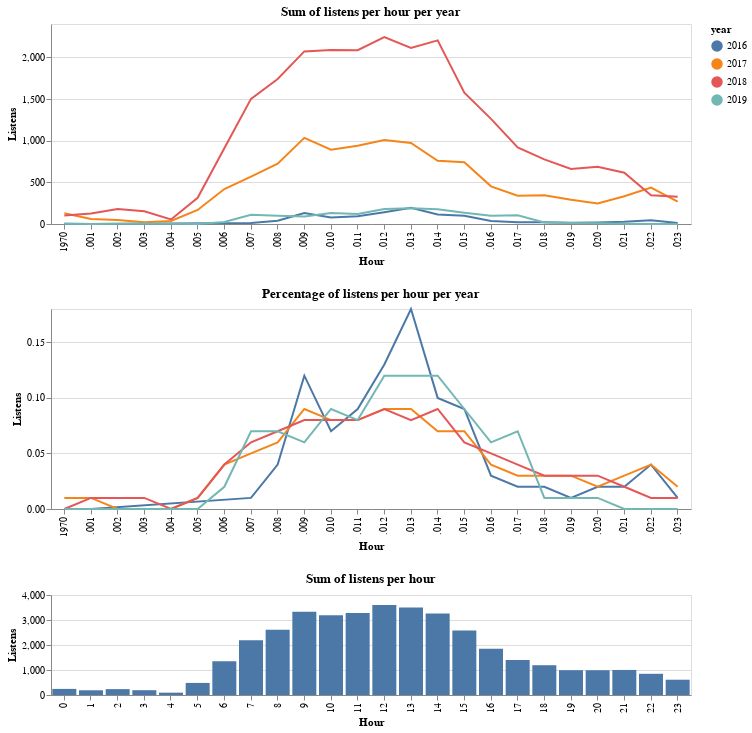

Source (notebook cell):
### Markdown cell above
# Daily behaviour 🕺
Well, I'm already learning a lot about Altair, cause creating this plot in its current form easily took three hours. Altair does not like it when you aggregate a value in several places. _But_ the result is also quite a nice visual. I plotted the daily distribution per hours per year. Now, the value is the sum of the whole year, so it's no wonder that the differences are really similar to what we say in the yearly distribution. More interesting would be the percentage per hour per year, which would tell me something about my listening behaviour throughout the years. 

_The yearly visuals only show 2016 till 2019, because the others years don't have enough data._

### Code cell
#| echo: false
# Create sum per hour per year
selection_sum = df.groupby(['year', 'hour']).size().reset_index().rename(columns={0: 'count'})

# Create percentage per hour per year
selection_perc = selection_sum.copy()
yearly_counts = df.ts.dt.to_period('Y').value_counts()
for year in yearly_counts.index:
    selection_perc.loc[selection_perc.year == year.year, 'count'] = selection_perc.loc[selection_perc.year == year.year, 'count'] / yearly_counts[str(year.year)]
selection_perc = selection_perc.round(2)

# Plot the total listens per hour
total = alt.Chart(selection_sum).mark_bar().encode(
    alt.X('hour:O', title='Hour'),
    alt.Y('sum(count):Q', title='Listens'),
).properties(
    title='Sum of listens per hour',
    width=MAXWIDTH,
    height=100
)


label = alt.selection_single(
    encodings=['x'], # limit selection to x-axis value
    on='mouseover',  # select on mouseover events
    nearest=True,    # select data point nearest the cursor
    empty='none'     # empty selection includes no data points
)

monthly = alt.Chart().mark_line().encode(
    alt.X('hour:T', title='Hour'),
    alt.Y('count:Q', title='Listens'),
    color='year:N',
).transform_filter(alt.FieldOneOfPredicate(field='year', oneOf=[2016, 2017, 2018, 2019]))

# Plot sum per hour per year
sum_per_hour_per_year = alt.layer(
    monthly.properties(
        title='Sum of listens per hour per year'
    ), # base line chart
    
#     add a rule mark to serve as a guide line
    alt.Chart().mark_rule(color='#aaa').encode(
#         alt.X('hour'),
        x='hour:O'
    ).transform_filter(label),
    
    # add circle marks for selected time points, hide unselected points
    monthly.mark_circle().encode(
        opacity=alt.condition(label, alt.value(1), alt.value(0))
    ).add_selection(label),
    
#     # add white stroked text to provide a legible background for labels
    monthly.mark_text(align='left', dx=5, dy=-5, stroke='white', strokeWidth=2).encode(
        text='sum(count):Q'
    ).transform_filter(label),
    
    # add text labels for stock prices
    monthly.mark_text(align='left', dx=5, dy=-5).encode(
        alt.Text('sum(count):Q'),
#         text='sum(listens):Q'
    ).transform_filter(label),
    
    data = selection_sum
).properties(
    width=MAXWIDTH,
    height=200,
)

# Plot percentage per hour per year
perc_per_hour_per_year = alt.layer(
    monthly.properties(
        title='Percentage of listens per hour per year'
    ),     
    alt.Chart().mark_rule(color='#aaa').encode(
        x='hour:O'
    ).transform_filter(label),
    
    monthly.mark_circle().encode(
        opacity=alt.condition(label, alt.value(1), alt.value(0))
    ).add_selection(label),
    
    monthly.mark_text(align='left', dx=5, dy=-5, stroke='white', strokeWidth=2).encode(
        text='sum(count):Q'
    ).transform_filter(label),
    
    monthly.mark_text(align='left', dx=5, dy=-5).encode(
        alt.Text('sum(count):Q'),
    ).transform_filter(label),
    
    data = selection_perc
).properties(
    width=MAXWIDTH,
    height=200,
)

sum_per_hour_per_year & perc_per_hour_per_year & total

### Figure 1 — Vega-Lite specification as saved in the notebook (floating-point values rounded to 4 significant figures)
{"usermeta": {"embedOptions": {"theme": "latimes"}}, "config": {"view": {"continuousWidth": 400, "continuousHeight": 300}}, "vconcat": [{"layer": [{"mark": "line", "encoding": {"color": {"type": "nominal", "field": "year"}, "x": {"type": "temporal", "field": "hour", "title": "Hour"}, "y": {"type": "quantitative", "field": "count", "title": "Listens"}}, "title": "Sum of listens per hour per year", "transform": [{"filter": {"field": "year", "oneOf": [2016, 2017, 2018, 2019]}}]}, {"mark": {"type": "rule", "color": "#aaa"}, "encoding": {"x": {"type": "ordinal", "field": "hour"}}, "transform": [{"filter": {"selection": "selector001"}}]}, {"mark": "circle", "encoding": {"color": {"type": "nominal", "field": "year"}, "opacity": {"condition": {"value": 1, "selection": "selector001"}, "value": 0}, "x": {"type": "temporal", "field": "hour", "title": "Hour"}, "y": {"type": "quantitative", "field": "count", "title": "Listens"}}, "selection": {"selector001": {"type": "single", "encodings": ["x"], "on": "mouseover", "nearest": true, "empty": "none"}}, "transform": [{"filter": {"field": "year", "oneOf": [2016, 2017, 2018, 2019]}}]}, {"mark": {"type": "text", "align": "left", "dx": 5, "dy": -5, "stroke": "white", "strokeWidth": 2}, "encoding": {"color": {"type": "nominal", "field": "year"}, "text": {"type": "quantitative", "aggregate": "sum", "field": "count"}, "x": {"type": "temporal", "field": "hour", "title": "Hour"}, "y": {"type": "quantitative", "field": "count", "title": "Listens"}}, "transform": [{"filter": {"field": "year", "oneOf": [2016, 2017, 2018, 2019]}}, {"filter": {"selection": "selector001"}}]}, {"mark": {"type": "text", "align": "left", "dx": 5, "dy": -5}, "encoding": {"color": {"type": "nominal", "field": "year"}, "text": {"type": "quantitative", "aggregate": "sum", "field": "count"}, "x": {"type": "temporal", "field": "hour", "title": "Hour"}, "y": {"type": "quantitative", "field": "count", "title": "Listens"}}, "transform": [{"filter": {"field": "year", "oneOf": [2016, 2017, 2018, 2019]}}, {"filter": {"selection": "selector001"}}]}], "data": {"name": "data-0187552695ff6798193cfef9dfa2651e"}, "height": 200, "width": 640}, {"layer": [{"mark": "line", "encoding": {"color": {"type": "nominal", "field": "year"}, "x": {"type": "temporal", "field": "hour", "title": "Hour"}, "y": {"type": "quantitative", "field": "count", "title": "Listens"}}, "title": "Percentage of listens per hour per year", "transform": [{"filter": {"field": "year", "oneOf": [2016, 2017, 2018, 2019]}}]}, {"mark": {"type": "rule", "color": "#aaa"}, "encoding": {"x": {"type": "ordinal", "field": "hour"}}, "transform": [{"filter": {"selection": "selector001"}}]}, {"mark": "circle", "encoding": {"color": {"type": "nominal", "field": "year"}, "opacity": {"condition": {"value": 1, "selection": "selector001"}, "value": 0}, "x": {"type": "temporal", "field": "hour", "title": "Hour"}, "y": {"type": "quantitative", "field": "count", "title": "Listens"}}, "selection": {"selector001": {"type": "single", "encodings": ["x"], "on": "mouseover", "nearest": true, "empty": "none"}}, "transform": [{"filter": {"field": "year", "oneOf": [2016, 2017, 2018, 2019]}}]}, {"mark": {"type": "text", "align": "left", "dx": 5, "dy": -5, "stroke": "white", "strokeWidth": 2}, "encoding": {"color": {"type": "nominal", "field": "year"}, "text": {"type": "quantitative", "aggregate": "sum", "field": "count"}, "x": {"type": "temporal", "field": "hour", "title": "Hour"}, "y": {"type": "quantitative", "field": "count", "title": "Listens"}}, "transform": [{"filter": {"field": "year", "oneOf": [2016, 2017, 2018, 2019]}}, {"filter": {"selection": "selector001"}}]}, {"mark": {"type": "text", "align": "left", "dx": 5, "dy": -5}, "encoding": {"color": {"type": "nominal", "field": "year"}, "text": {"type": "quantitative", "aggregate": "sum", "field": "count"}, "x": {"type": "temporal", "field": "hour", "title": "Hour"}, "y": {"type": "quantitative", "field": "count", "title": "Listens"}}, "transform": [{"filter": {"field": "year", "oneOf": [2016, 2017, 2018, 2019]}}, {"filter": {"selection": "selector001"}}]}], "data": {"name": "data-48044bdc3cc0feeac970edfbb745f045"}, "height": 200, "width": 640}, {"data": {"name": "data-0187552695ff6798193cfef9dfa2651e"}, "mark": "bar", "encoding": {"x": {"type": "ordinal", "field": "hour", "title": "Hour"}, "y": {"type": "quantitative", "aggregate": "sum", "field": "count", "title": "Listens"}}, "height": 100, "title": "Sum of listens per hour", "width": 640}], "$schema": "https://vega.github.io/schema/vega-lite/v4.8.1.json", "datasets": {"data-0187552695ff6798193cfef9dfa2651e": [{"year": 2013, "hour": 0, "count": 2}, {"year": 2013, "hour": 10, "count": 1}, {"year": 2013, "hour": 11, "count": 13}, {"year": 2013, "hour": 12, "count": 12}, {"year": 2013, "hour": 14, "count": 4}, {"year": 2013, "hour": 15, "count": 5}, {"year": 2013, "hour": 16, "count": 4}, {"year": 2013, "hour": 17, "count": 9}, {"year": 2013, "hour": 18, "count": 29}, {"year": 2013, "hour": 19, "count": 8}, {"year": 2013, "hour": 20, "count": 24}, {"year": 2013, "hour": 21, "count": 3}, {"year": 2013, "hour": 22, "count": 2}, {"year": 2013, "hour": 23, "count": 1}, {"year": 2014, "hour": 11, "count": 2}, {"year": 2014, "hour": 13, "count": 5}, {"year": 2014, "hour": 22, "count": 6}, {"year": 2015, "hour": 0, "count": 5}, {"year": 2015, "hour": 2, "count": 4}, {"year": 2015, "hour": 3, "count": 12}, {"year": 2015, "hour": 8, "count": 4}, {"year": 2015, "hour": 9, "count": 7}, {"year": 2015, "hour": 10, "count": 2}, {"year": 2015, "hour": 11, "count": 26}, {"year": 2015, "hour": 12, "count": 21}, {"year": 2015, "hour": 13, "count": 24}, {"year": 2015, "hour": 14, "count": 5}, {"year": 2015, "hour": 15, "count": 22}, {"year": 2015, "hour": 16, "count": 2}, {"year": 2015, "hour": 17, "count": 8}, {"year": 2015, "hour": 19, "count": 8}, {"year": 2015, "hour": 20, "count": 8}, {"year": 2015, "hour": 21, "count": 22}, {"year": 2015, "hour": 22, "count": 14}, {"year": 2015, "hour": 23, "count": 1}, {"year": 2016, "hour": 0, "count": 2}, {"year": 2016, "hour": 1, "count": 1}, {"year": 2016, "hour": 7, "count": 13}, {"year": 2016, "hour": 8, "count": 40}, {"year": 2016, "hour": 9, "count": 133}, {"year": 2016, "hour": 10, "count": 79}, {"year": 2016, "hour": 11, "count": 94}, {"year": 2016, "hour": 12, "count": 141}, {"year": 2016, "hour": 13, "count": 194}, {"year": 2016, "hour": 14, "count": 113}, {"year": 2016, "hour": 15, "count": 99}, {"year": 2016, "hour": 16, "count": 36}, {"year": 2016, "hour": 17, "count": 20}, {"year": 2016, "hour": 18, "count": 22}, {"year": 2016, "hour": 19, "count": 15}, {"year": 2016, "hour": 20, "count": 17}, {"year": 2016, "hour": 21, "count": 26}, {"year": 2016, "hour": 22, "count": 45}, {"year": 2016, "hour": 23, "count": 13}, {"year": 2017, "hour": 0, "count": 128}, {"year": 2017, "hour": 1, "count": 60}, {"year": 2017, "hour": 2, "count": 49}, {"year": 2017, "hour": 3, "count": 21}, {"year": 2017, "hour": 4, "count": 37}, {"year": 2017, "hour": 5, "count": 168}, {"year": 2017, "hour": 6, "count": 419}, {"year": 2017, "hour": 7, "count": 568}, {"year": 2017, "hour": 8, "count": 723}, {"year": 2017, "hour": 9, "count": 1034}, {"year": 2017, "hour": 10, "count": 892}, {"year": 2017, "hour": 11, "count": 940}, {"year": 2017, "hour": 12, "count": 1007}, {"year": 2017, "hour": 13, "count": 973}, {"year": 2017, "hour": 14, "count": 758}, {"year": 2017, "hour": 15, "count": 742}, {"year": 2017, "hour": 16, "count": 452}, {"year": 2017, "hour": 17, "count": 339}, {"year": 2017, "hour": 18, "count": 346}, {"year": 2017, "hour": 19, "count": 290}, {"year": 2017, "hour": 20, "count": 246}, {"year": 2017, "hour": 21, "count": 333}, {"year": 2017, "hour": 22, "count": 436}, {"year": 2017, "hour": 23, "count": 268}, {"year": 2018, "hour": 0, "count": 103}, {"year": 2018, "hour": 1, "count": 127}, {"year": 2018, "hour": 2, "count": 180}, {"year": 2018, "hour": 3, "count": 152}, {"year": 2018, "hour": 4, "count": 54}, {"year": 2018, "hour": 5, "count": 314}, {"year": 2018, "hour": 6, "count": 908}, {"year": 2018, "hour": 7, "count": 1502}, {"year": 2018, "hour": 8, "count": 1740}, {"year": 2018, "hour": 9, "count": 2071}, {"year": 2018, "hour": 10, "count": 2088}, {"year": 2018, "hour": 11, "count": 2086}, {"year": 2018, "hour": 12, "count": 2242}, {"year": 2018, "hour": 13, "count": 2113}, {"year": 2018, "hour": 14, "count": 2204}, {"year": 2018, "hour": 15, "count": 1576}, {"year": 2018, "hour": 16, "count": 1262}, {"year": 2018, "hour": 17, "count": 920}, {"year": 2018, "hour": 18, "count": 775}, {"year": 2018, "hour": 19, "count": 660}, {"year": 2018, "hour": 20, "count": 686}, {"year": 2018, "hour": 21, "count": 615}, {"year": 2018, "hour": 22, "count": 344}, {"year": 2018, "hour": 23, "count": 327}, {"year": 2019, "hour": 0, "count": 4}, {"year": 2019, "hour": 1, "count": 1}, {"year": 2019, "hour": 2, "count": 2}, {"year": 2019, "hour": 3, "count": 7}, {"year": 2019, "hour": 4, "count": 3}, {"year": 2019, "hour": 5, "count": 1}, {"year": 2019, "hour": 6, "count": 23}, {"year": 2019, "hour": 7, "count": 111}, {"year": 2019, "hour": 8, "count": 100}, {"year": 2019, "hour": 9, "count": 90}, {"year": 2019, "hour": 10, "count": 133}, {"year": 2019, "hour": 11, "count": 119}, {"year": 2019, "hour": 12, "count": 180}, {"year": 2019, "hour": 13, "count": 189}, {"year": 2019, "hour": 14, "count": 176}, {"year": 2019, "hour": 15, "count": 135}, {"year": 2019, "hour": 16, "count": 98}, {"year": 2019, "hour": 17, "count": 105}, {"year": 2019, "hour": 18, "count": 19}, {"year": 2019, "hour": 19, "count": 12}, {"year": 2019, "hour": 20, "count": 10}, {"year": 2019, "hour": 21, "count": 3}, {"year": 2019, "hour": 22, "count": 1}, {"year": 2019, "hour": 23, "count": 1}], "data-48044bdc3cc0feeac970edfbb745f045": [{"year": 2013, "hour": 0, "count": 0.02}, {"year": 2013, "hour": 10, "count": 0.01}, {"year": 2013, "hour": 11, "count": 0.11}, {"year": 2013, "hour": 12, "count": 0.1}, {"year": 2013, "hour": 14, "count": 0.03}, {"year": 2013, "hour": 15, "count": 0.04}, {"year": 2013, "hour": 16, "count": 0.03}, {"year": 2013, "hour": 17, "count": 0.08}, {"year": 2013, "hour": 18, "count": 0.25}, {"year": 2013, "hour": 19, "count": 0.07}, {"year": 2013, "hour": 20, "count": 0.21}, {"year": 2013, "hour": 21, "count": 0.03}, {"year": 2013, "hour": 22, "count": 0.02}, {"year": 2013, "hour": 23, "count": 0.01}, {"year": 2014, "hour": 11, "count": 0.15}, {"year": 2014, "hour": 13, "count": 0.38}, {"year": 2014, "hour": 22, "count": 0.46}, {"year": 2015, "hour": 0, "count": 0.03}, {"year": 2015, "hour": 2, "count": 0.02}, {"year": 2015, "hour": 3, "count": 0.06}, {"year": 2015, "hour": 8, "count": 0.02}, {"year": 2015, "hour": 9, "count": 0.04}, {"year": 2015, "hour": 10, "count": 0.01}, {"year": 2015, "hour": 11, "count": 0.13}, {"year": 2015, "hour": 12, "count": 0.11}, {"year": 2015, "hour": 13, "count": 0.12}, {"year": 2015, "hour": 14, "count": 0.03}, {"year": 2015, "hour": 15, "count": 0.11}, {"year": 2015, "hour": 16, "count": 0.01}, {"year": 2015, "hour": 17, "count": 0.04}, {"year": 2015, "hour": 19, "count": 0.04}, {"year": 2015, "hour": 20, "count": 0.04}, {"year": 2015, "hour": 21, "count": 0.11}, {"year": 2015, "hour": 22, "count": 0.07}, {"year": 2015, "hour": 23, "count": 0.01}, {"year": 2016, "hour": 0, "count": 0.0}, {"year": 2016, "hour": 1, "count": 0.0}, {"year": 2016, "hour": 7, "count": 0.01}, {"year": 2016, "hour": 8, "count": 0.04}, {"year": 2016, "hour": 9, "count": 0.12}, {"year": 2016, "hour": 10, "count": 0.07}, {"year": 2016, "hour": 11, "count": 0.09}, {"year": 2016, "hour": 12, "count": 0.13}, {"year": 2016, "hour": 13, "count": 0.18}, {"year": 2016, "hour": 14, "count": 0.1}, {"year": 2016, "hour": 15, "count": 0.09}, {"year": 2016, "hour": 16, "count": 0.03}, {"year": 2016, "hour": 17, "count": 0.02}, {"year": 2016, "hour": 18, "count": 0.02}, {"year": 2016, "hour": 19, "count": 0.01}, {"year": 2016, "hour": 20, "count": 0.02}, {"year": 2016, "hour": 21, "count": 0.02}, {"year": 2016, "hour": 22, "count": 0.04}, {"year": 2016, "hour": 23, "count": 0.01}, {"year": 2017, "hour": 0, "count": 0.01}, {"year": 2017, "hour": 1, "count": 0.01}, {"year": 2017, "hour": 2, "count": 0.0}, {"year": 2017, "hour": 3, "count": 0.0}, {"year": 2017, "hour": 4, "count": 0.0}, {"year": 2017, "hour": 5, "count": 0.01}, {"year": 2017, "hour": 6, "count": 0.04}, {"year": 2017, "hour": 7, "count": 0.05}, {"year": 2017, "hour": 8, "count": 0.06}, {"year": 2017, "hour": 9, "count": 0.09}, {"year": 2017, "hour": 10, "count": 0.08}, {"year": 2017, "hour": 11, "count": 0.08}, {"year": 2017, "hour": 12, "count": 0.09}, {"year": 2017, "hour": 13, "count": 0.09}, {"year": 2017, "hour": 14, "count": 0.07}, {"year": 2017, "hour": 15, "count": 0.07}, {"year": 2017, "hour": 16, "count": 0.04}, {"year": 2017, "hour": 17, "count": 0.03}, {"year": 2017, "hour": 18, "count": 0.03}, {"year": 2017, "hour": 19, "count": 0.03}, {"year": 2017, "hour": 20, "count": 0.02}, {"year": 2017, "hour": 21, "count": 0.03}, {"year": 2017, "hour": 22, "count": 0.04}, {"year": 2017, "hour": 23, "count": 0.02}, {"year": 2018, "hour": 0, "count": 0.0}, {"year": 2018, "hour": 1, "count": 0.01}, {"year": 2018, "hour": 2, "count": 0.01}, {"year": 2018, "hour": 3, "count": 0.01}, {"year": 2018, "hour": 4, "count": 0.0}, {"year": 2018, "hour": 5, "count": 0.01}, {"year": 2018, "hour": 6, "count": 0.04}, {"year": 2018, "hour": 7, "count": 0.06}, {"year": 2018, "hour": 8, "count": 0.07}, {"year": 2018, "hour": 9, "count": 0.08}, {"year": 2018, "hour": 10, "count": 0.08}, {"year": 2018, "hour": 11, "count": 0.08}, {"year": 2018, "hour": 12, "count": 0.09}, {"year": 2018, "hour": 13, "count": 0.08}, {"year": 2018, "hour": 14, "count": 0.09}, {"year": 2018, "hour": 15, "count": 0.06}, {"year": 2018, "hour": 16, "count": 0.05}, {"year": 2018, "hour": 17, "count": 0.04}, {"year": 2018, "hour": 18, "count": 0.03}, {"year": 2018, "hour": 19, "count": 0.03}, {"year": 2018, "hour": 20, "count": 0.03}, {"year": 2018, "hour": 21, "count": 0.02}, {"year": 2018, "hour": 22, "count": 0.01}, {"year": 2018, "hour": 23, "count": 0.01}, {"year": 2019, "hour": 0, "count": 0.0}, {"year": 2019, "hour": 1, "count": 0.0}, {"year": 2019, "hour": 2, "count": 0.0}, {"year": 2019, "hour": 3, "count": 0.0}, {"year": 2019, "hour": 4, "count": 0.0}, {"year": 2019, "hour": 5, "count": 0.0}, {"year": 2019, "hour": 6, "count": 0.02}, {"year": 2019, "hour": 7, "count": 0.07}, {"year": 2019, "hour": 8, "count": 0.07}, {"year": 2019, "hour": 9, "count": 0.06}, {"year": 2019, "hour": 10, "count": 0.09}, {"year": 2019, "hour": 11, "count": 0.08}, {"year": 2019, "hour": 12, "count": 0.12}, {"year": 2019, "hour": 13, "count": 0.12}, {"year": 2019, "hour": 14, "count": 0.12}, {"year": 2019, "hour": 15, "count": 0.09}, {"year": 2019, "hour": 16, "count": 0.06}, {"year": 2019, "hour": 17, "count": 0.07}, {"year": 2019, "hour": 18, "count": 0.01}, {"year": 2019, "hour": 19, "count": 0.01}, {"year": 2019, "hour": 20, "count": 0.01}, {"year": 2019, "hour": 21, "count": 0.0}, {"year": 2019, "hour": 22, "count": 0.0}, {"year": 2019, "hour": 23, "count": 0.0}]}}
